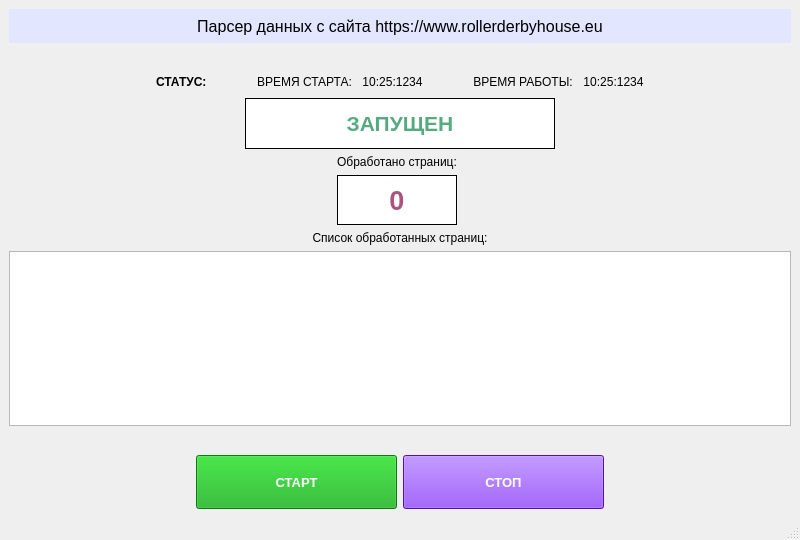
<?xml version="1.0" encoding="UTF-8"?>
<ui version="4.0">
 <class>MainWindow</class>
 <widget class="QMainWindow" name="MainWindow">
  <property name="geometry">
   <rect>
    <x>0</x>
    <y>0</y>
    <width>800</width>
    <height>540</height>
   </rect>
  </property>
  <property name="minimumSize">
   <size>
    <width>0</width>
    <height>500</height>
   </size>
  </property>
  <property name="maximumSize">
   <size>
    <width>900</width>
    <height>560</height>
   </size>
  </property>
  <property name="windowTitle">
   <string>MainWindow</string>
  </property>
  <widget class="QWidget" name="centralwidget">
   <layout class="QGridLayout" name="gridLayout">
    <item row="0" column="0" colspan="2">
     <widget class="QLabel" name="titleLabel">
      <property name="minimumSize">
       <size>
        <width>0</width>
        <height>34</height>
       </size>
      </property>
      <property name="font">
       <font>
        <pointsize>12</pointsize>
       </font>
      </property>
      <property name="styleSheet">
       <string notr="true">background-color: rgb(226, 230, 255);</string>
      </property>
      <property name="text">
       <string>Парсер данных с сайта https://www.rollerderbyhouse.eu</string>
      </property>
      <property name="alignment">
       <set>Qt::AlignCenter</set>
      </property>
     </widget>
    </item>
    <item row="2" column="0" colspan="2">
     <layout class="QVBoxLayout" name="verticalLayout_2">
      <item>
       <layout class="QHBoxLayout" name="horizontalLayout_3">
        <property name="spacing">
         <number>50</number>
        </property>
        <item>
         <spacer name="horizontalSpacer_2">
          <property name="orientation">
           <enum>Qt::Horizontal</enum>
          </property>
          <property name="sizeHint" stdset="0">
           <size>
            <width>40</width>
            <height>20</height>
           </size>
          </property>
         </spacer>
        </item>
        <item>
         <widget class="QLabel" name="statusInfoLabel">
          <property name="font">
           <font>
            <pointsize>9</pointsize>
            <weight>75</weight>
            <bold>true</bold>
           </font>
          </property>
          <property name="text">
           <string>СТАТУС:</string>
          </property>
         </widget>
        </item>
        <item>
         <layout class="QHBoxLayout" name="horizontalLayout_2">
          <property name="spacing">
           <number>10</number>
          </property>
          <item>
           <widget class="QLabel" name="startTimeLabel">
            <property name="font">
             <font>
              <pointsize>9</pointsize>
              <weight>50</weight>
              <bold>false</bold>
             </font>
            </property>
            <property name="text">
             <string>ВРЕМЯ СТАРТА:</string>
            </property>
            <property name="alignment">
             <set>Qt::AlignCenter</set>
            </property>
           </widget>
          </item>
          <item>
           <widget class="QLabel" name="startTime">
            <property name="font">
             <font>
              <pointsize>9</pointsize>
              <weight>50</weight>
              <bold>false</bold>
             </font>
            </property>
            <property name="text">
             <string>10:25:1234</string>
            </property>
            <property name="alignment">
             <set>Qt::AlignCenter</set>
            </property>
           </widget>
          </item>
         </layout>
        </item>
        <item>
         <layout class="QHBoxLayout" name="horizontalLayout">
          <property name="spacing">
           <number>10</number>
          </property>
          <item>
           <widget class="QLabel" name="workTimeLabel">
            <property name="font">
             <font>
              <pointsize>9</pointsize>
              <weight>50</weight>
              <bold>false</bold>
             </font>
            </property>
            <property name="text">
             <string>ВРЕМЯ РАБОТЫ:</string>
            </property>
            <property name="alignment">
             <set>Qt::AlignCenter</set>
            </property>
           </widget>
          </item>
          <item>
           <widget class="QLabel" name="workTime">
            <property name="font">
             <font>
              <pointsize>9</pointsize>
              <weight>50</weight>
              <bold>false</bold>
             </font>
            </property>
            <property name="text">
             <string>10:25:1234</string>
            </property>
            <property name="alignment">
             <set>Qt::AlignCenter</set>
            </property>
           </widget>
          </item>
         </layout>
        </item>
        <item>
         <spacer name="horizontalSpacer_3">
          <property name="orientation">
           <enum>Qt::Horizontal</enum>
          </property>
          <property name="sizeHint" stdset="0">
           <size>
            <width>40</width>
            <height>20</height>
           </size>
          </property>
         </spacer>
        </item>
       </layout>
      </item>
      <item>
       <layout class="QHBoxLayout" name="horizontalLayout_5">
        <item>
         <spacer name="horizontalSpacer_4">
          <property name="orientation">
           <enum>Qt::Horizontal</enum>
          </property>
          <property name="sizeHint" stdset="0">
           <size>
            <width>40</width>
            <height>20</height>
           </size>
          </property>
         </spacer>
        </item>
        <item>
         <widget class="QLabel" name="statusLabel">
          <property name="minimumSize">
           <size>
            <width>310</width>
            <height>51</height>
           </size>
          </property>
          <property name="maximumSize">
           <size>
            <width>360</width>
            <height>16777215</height>
           </size>
          </property>
          <property name="font">
           <font>
            <pointsize>16</pointsize>
            <weight>75</weight>
            <bold>true</bold>
            <kerning>true</kerning>
           </font>
          </property>
          <property name="styleSheet">
           <string notr="true">color: rgb(85, 170, 127);
background-color: rgb(255, 255, 255);
border: 1px solid;</string>
          </property>
          <property name="text">
           <string>ЗАПУЩЕН</string>
          </property>
          <property name="alignment">
           <set>Qt::AlignCenter</set>
          </property>
         </widget>
        </item>
        <item>
         <spacer name="horizontalSpacer_5">
          <property name="orientation">
           <enum>Qt::Horizontal</enum>
          </property>
          <property name="sizeHint" stdset="0">
           <size>
            <width>40</width>
            <height>20</height>
           </size>
          </property>
         </spacer>
        </item>
       </layout>
      </item>
     </layout>
    </item>
    <item row="3" column="0">
     <layout class="QHBoxLayout" name="horizontalLayout_7">
      <item>
       <spacer name="horizontalSpacer_8">
        <property name="orientation">
         <enum>Qt::Horizontal</enum>
        </property>
        <property name="sizeHint" stdset="0">
         <size>
          <width>40</width>
          <height>20</height>
         </size>
        </property>
       </spacer>
      </item>
      <item>
       <layout class="QVBoxLayout" name="verticalLayout">
        <item>
         <widget class="QLabel" name="counterLabel">
          <property name="maximumSize">
           <size>
            <width>310</width>
            <height>16777215</height>
           </size>
          </property>
          <property name="font">
           <font/>
          </property>
          <property name="styleSheet">
           <string notr="true">text-transform: uppercase;</string>
          </property>
          <property name="text">
           <string>Обработано страниц:</string>
          </property>
          <property name="alignment">
           <set>Qt::AlignCenter</set>
          </property>
         </widget>
        </item>
        <item>
         <widget class="QLabel" name="counter">
          <property name="minimumSize">
           <size>
            <width>0</width>
            <height>50</height>
           </size>
          </property>
          <property name="maximumSize">
           <size>
            <width>310</width>
            <height>16777215</height>
           </size>
          </property>
          <property name="font">
           <font>
            <pointsize>20</pointsize>
            <weight>75</weight>
            <bold>true</bold>
           </font>
          </property>
          <property name="styleSheet">
           <string notr="true">background-color: rgb(255, 255, 255);
color: rgb(170, 85, 127);
border: 1px solid;</string>
          </property>
          <property name="text">
           <string>0</string>
          </property>
          <property name="alignment">
           <set>Qt::AlignCenter</set>
          </property>
         </widget>
        </item>
       </layout>
      </item>
      <item>
       <spacer name="horizontalSpacer_10">
        <property name="orientation">
         <enum>Qt::Horizontal</enum>
        </property>
        <property name="sizeHint" stdset="0">
         <size>
          <width>40</width>
          <height>20</height>
         </size>
        </property>
       </spacer>
      </item>
     </layout>
    </item>
    <item row="4" column="0" colspan="2">
     <layout class="QVBoxLayout" name="verticalLayout_3">
      <item>
       <widget class="QLabel" name="pageListLabel">
        <property name="font">
         <font/>
        </property>
        <property name="styleSheet">
         <string notr="true">text-transform: uppercase;</string>
        </property>
        <property name="text">
         <string>Список обработанных страниц:</string>
        </property>
        <property name="alignment">
         <set>Qt::AlignCenter</set>
        </property>
       </widget>
      </item>
      <item>
       <widget class="QListWidget" name="listWidget">
        <property name="minimumSize">
         <size>
          <width>721</width>
          <height>0</height>
         </size>
        </property>
        <property name="maximumSize">
         <size>
          <width>16777215</width>
          <height>16777215</height>
         </size>
        </property>
       </widget>
      </item>
     </layout>
    </item>
    <item row="5" column="0" colspan="2">
     <spacer name="verticalSpacer_4">
      <property name="orientation">
       <enum>Qt::Vertical</enum>
      </property>
      <property name="sizeHint" stdset="0">
       <size>
        <width>20</width>
        <height>40</height>
       </size>
      </property>
     </spacer>
    </item>
    <item row="7" column="0" colspan="2">
     <layout class="QHBoxLayout" name="horizontalLayout_6">
      <item>
       <spacer name="horizontalSpacer_11">
        <property name="orientation">
         <enum>Qt::Horizontal</enum>
        </property>
        <property name="sizeType">
         <enum>QSizePolicy::Expanding</enum>
        </property>
        <property name="sizeHint" stdset="0">
         <size>
          <width>30</width>
          <height>20</height>
         </size>
        </property>
       </spacer>
      </item>
      <item>
       <layout class="QHBoxLayout" name="horizontalLayout_4">
        <item>
         <widget class="QPushButton" name="startButton">
          <property name="minimumSize">
           <size>
            <width>201</width>
            <height>54</height>
           </size>
          </property>
          <property name="maximumSize">
           <size>
            <width>240</width>
            <height>16777215</height>
           </size>
          </property>
          <property name="font">
           <font>
            <pointsize>10</pointsize>
            <weight>75</weight>
            <bold>true</bold>
           </font>
          </property>
          <property name="styleSheet">
           <string notr="true">background-color: rgb(16, 170, 21);
color: rgb(255, 255, 255);</string>
          </property>
          <property name="text">
           <string>СТАРТ</string>
          </property>
         </widget>
        </item>
        <item>
         <widget class="QPushButton" name="stopButton">
          <property name="minimumSize">
           <size>
            <width>201</width>
            <height>54</height>
           </size>
          </property>
          <property name="maximumSize">
           <size>
            <width>240</width>
            <height>16777215</height>
           </size>
          </property>
          <property name="font">
           <font>
            <pointsize>10</pointsize>
            <weight>75</weight>
            <bold>true</bold>
           </font>
          </property>
          <property name="styleSheet">
           <string notr="true">color: rgb(255, 255, 255);
background-color: rgb(117, 19, 255);</string>
          </property>
          <property name="text">
           <string>СТОП</string>
          </property>
         </widget>
        </item>
       </layout>
      </item>
      <item>
       <spacer name="horizontalSpacer_9">
        <property name="orientation">
         <enum>Qt::Horizontal</enum>
        </property>
        <property name="sizeType">
         <enum>QSizePolicy::Expanding</enum>
        </property>
        <property name="sizeHint" stdset="0">
         <size>
          <width>30</width>
          <height>20</height>
         </size>
        </property>
       </spacer>
      </item>
     </layout>
    </item>
    <item row="1" column="0">
     <spacer name="verticalSpacer_5">
      <property name="orientation">
       <enum>Qt::Vertical</enum>
      </property>
      <property name="sizeHint" stdset="0">
       <size>
        <width>20</width>
        <height>40</height>
       </size>
      </property>
     </spacer>
    </item>
   </layout>
  </widget>
  <widget class="QStatusBar" name="statusbar"/>
 </widget>
 <resources/>
 <connections/>
</ui>
